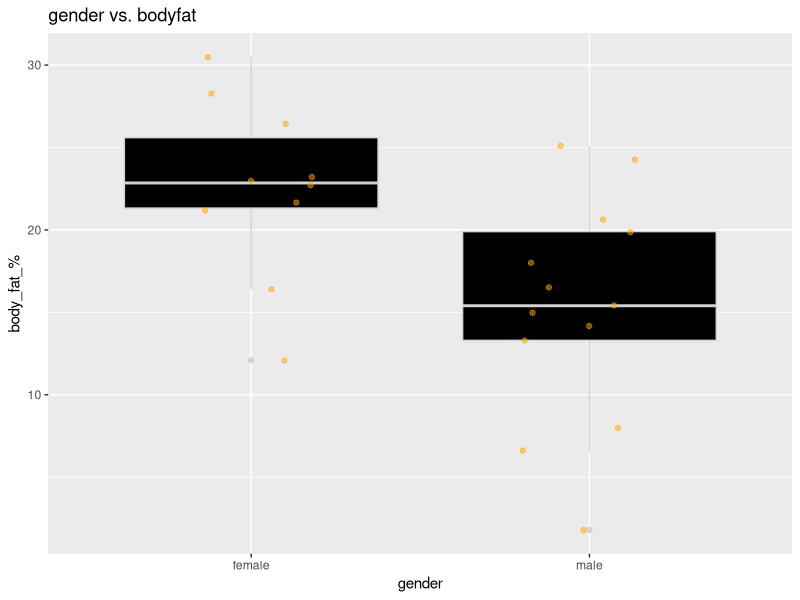

The R source for this figure: (Note: this script raises an error after producing the figure.)
## ---- chunk 1
rm(list=ls())
library(tidyverse)
library(here)

fat<- read.csv(here("data", "body_fat_percentage.csv"))

## ---- chunk 2
fat$gender<- as.factor(fat$gender)
## ---- chunk 3
ggplot(fat, aes(x= gender, y = body_fat_percent))+
  geom_boxplot( fill = "black", color= "lightgray")+
  geom_point(aes(x = gender , y = body_fat_percent), color = "orange", alpha = 0.5, position = position_jitter(width = 0.2)) +
  labs(
    title = "gender vs. bodyfat",
    x = "gender",
    y = "body_fat_%"
  )
 theme_minimal()
  
## ---- chunk 4
fatcalc <- fat %>% 
  group_by(gender) %>% 
  summarise(
    meanfat = mean(body_fat_percent),
    sdfat = sd(body_fat_percent))
View(fatcalc)
## ---- chunk 5
t_test_result <- t.test(body_fat_percent ~ gender, data = fat)


print(t_test_result)
